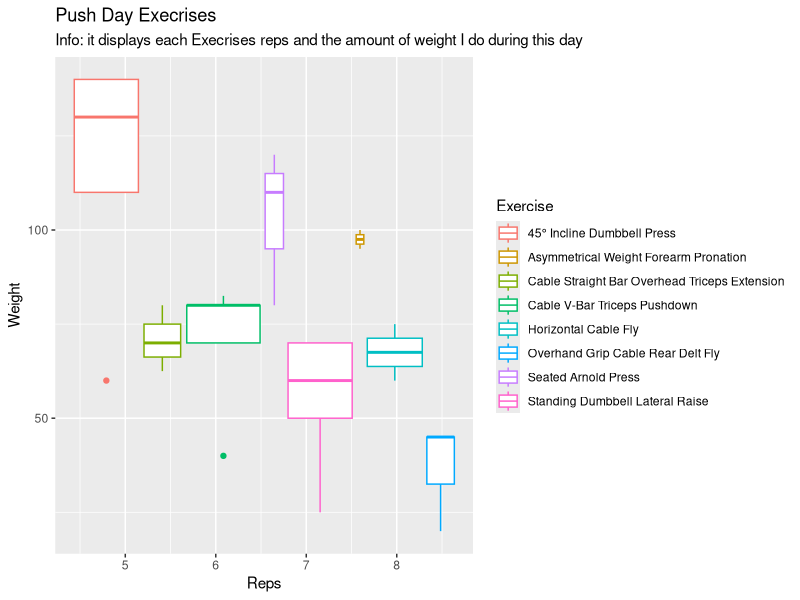
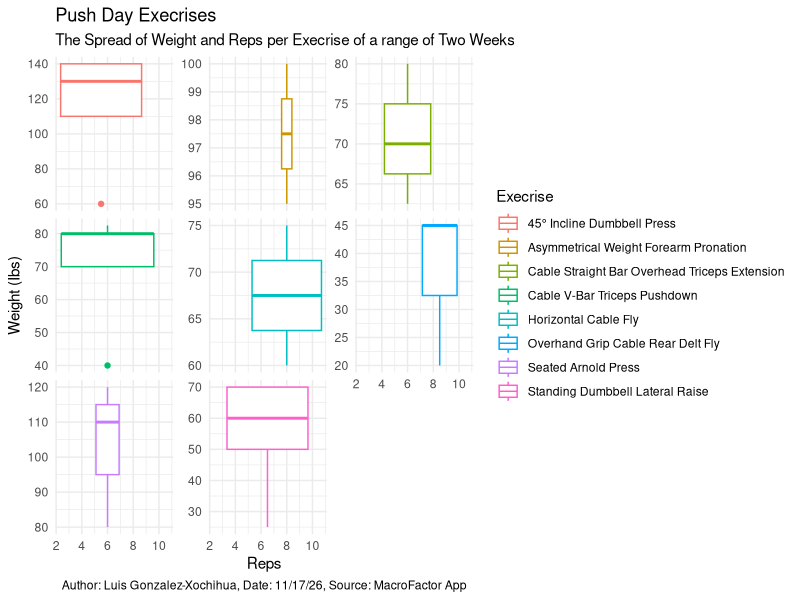

Reproduce these figures in R, in order.
## ---- chunk 1
library(tidyverse) 
workout_log = read.csv("Workout Log.csv")
## ---- chunk 2
workout_log |>
  filter(Workout == "Ppl X Arnold (Push)") |> 
  ggplot(aes(y = Weight, x = Reps, color = Exercise)) +
  geom_boxplot() + 
  labs(title = "Push Day Execrises", 
       subtitle = "Info: it displays each Execrises reps and the amount of weight I do during this day")
## ---- chunk 3
workout_log |>
  filter(Workout == "Ppl X Arnold (Push)") |> 
  ggplot(aes(y = Weight, x = Reps, color = Exercise)) +
  geom_boxplot(width = 0.8) + 
  facet_wrap(~ Exercise, scales = "free_y") + 
  labs(title = "Push Day Execrises", 
       subtitle ="The Spread of Weight and Reps per Execrise of a range of Two Weeks",
       caption = "Author: Luis Gonzalez-Xochihua, Date: 11/17/26, Source: MacroFactor App",
       x = "Reps",
       y = "Weight (Ibs)",
       color = "Execrise") +
  theme_minimal() +
  theme(
       plot.caption = element_text(hjust = 0.5),
       strip.text = element_blank(),
       strip.background = element_blank())
